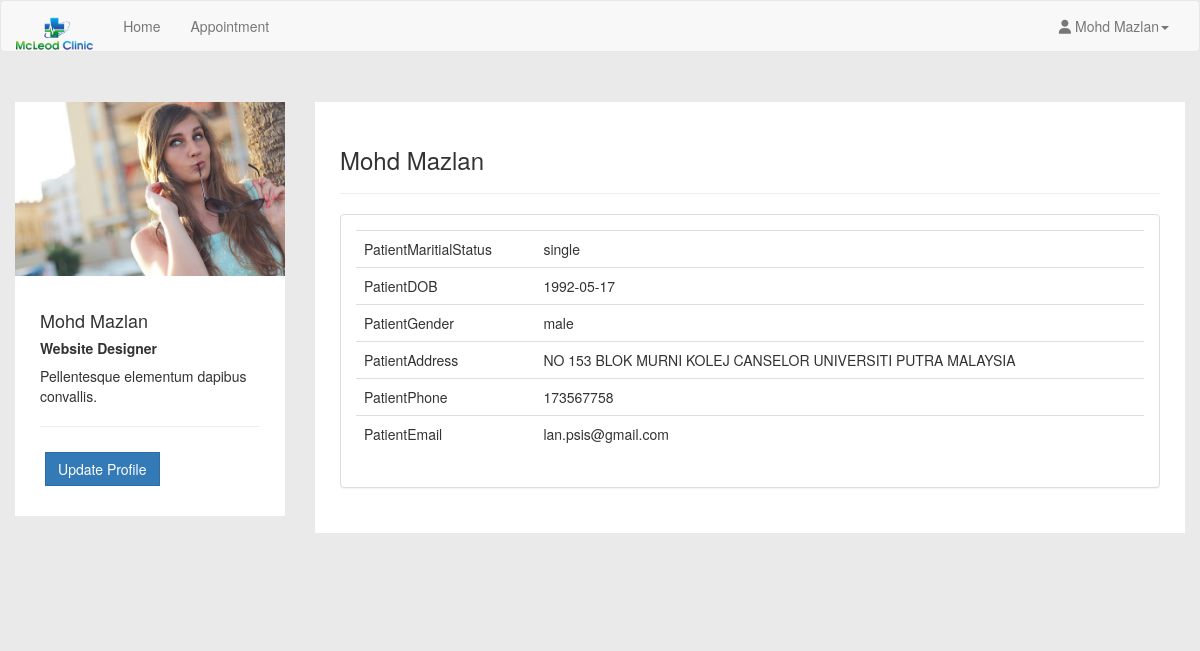
Page /patient/profile.php (signed in) on the committed database.
### tables this page shows
CREATE TABLE IF NOT EXISTS `patient` (
  `icPatient` bigint(12) NOT NULL,
  `password` varchar(20) NOT NULL,
  `patientFirstName` varchar(20) NOT NULL,
  `patientLastName` varchar(20) NOT NULL,
  `patientMaritialStatus` varchar(10) NOT NULL,
  `patientDOB` date NOT NULL,
  `patientGender` varchar(10) NOT NULL,
  `patientAddress` varchar(100) NOT NULL,
  `patientPhone` varchar(15) NOT NULL,
  `patientEmail` varchar(100) NOT NULL
);

### patient/profile.php (the view, shortened to what this page needs)
<?php
include_once '../assets/conn/dbconnect.php';
$res=mysqli_query($con,"SELECT * FROM patient WHERE icPatient=".$_SESSION['patientSession']);
$userRow=mysqli_fetch_array($res,MYSQLI_ASSOC);
?>
<!DOCTYPE html>
<html lang="en">
	<head>
		<link href="assets/css/bootstrap.min.css" rel="stylesheet">
		<link href="assets/css/default/style.css" rel="stylesheet">
		<link href="assets/css/default/blocks.css" rel="stylesheet">
		<link href="assets/css/date/bootstrap-datepicker.css" rel="stylesheet">
		<link href="assets/css/date/bootstrap-datepicker3.css" rel="stylesheet">
		<link rel="stylesheet" href="https://formden.com/static/cdn/bootstrap-iso.css" />
		<link rel="stylesheet" href="https://formden.com/static/cdn/font-awesome/4.4.0/css/font-awesome.min.css" />
	</head>
	<body>
		<nav class="navbar navbar-default " role="navigation">
			<div class="container-fluid">
				<div class="navbar-header">
					<a class="navbar-brand" href="patient.php"><img alt="Brand" src="assets/img/logo.png" height="40px"></a>
				</div>
				<div class="collapse navbar-collapse" id="bs-example-navbar-collapse-1">
					<ul class="nav navbar-nav">
						<ul class="nav navbar-nav">
							<li><a href="patient.php">Home</a></li>
							<li><a href="patientapplist.php?patientId=<?php echo $userRow['icPatient']; ?>">Appointment</a></li>
						</ul>
					</ul>
					<ul class="nav navbar-nav navbar-right">
						<li class="dropdown">
							<a href="#" class="dropdown-toggle" data-toggle="dropdown"><i class="fa fa-user"></i> <?php echo $userRow['patientFirstName']; ?> <?php echo $userRow['patientLastName']; ?><b class="caret"></b></a>
						</li>
					</ul>
				</div>
			</div>
		</nav>
		<div class="container">
			<section style="padding-bottom: 50px; padding-top: 50px;">
				<div class="row">
					<div class="row">
						<div class="col-md-3 col-sm-3">
							<div class="user-wrapper">
								<img src="assets/img/1.jpg" class="img-responsive" />
								<div class="description">
									<h4><?php echo $userRow['patientFirstName']; ?> <?php echo $userRow['patientLastName']; ?></h4>
									<h5> <strong> Website Designer </strong></h5>
									<p>
										Pellentesque elementum dapibus convallis.
									</p>
									<hr />
									<button type="button" class="btn btn-primary" data-toggle="modal" data-target="#myModal">Update Profile</button>
								</div>
							</div>
						</div>
						<div class="col-md-9 col-sm-9  user-wrapper">
							<div class="description">
								<h3> <?php echo $userRow['patientFirstName']; ?> <?php echo $userRow['patientLastName']; ?> </h3>
								<hr />
								<div class="panel panel-default">
									<div class="panel-body">
										<table class="table table-user-information" align="center">
											<tbody>
												<tr>
													<td>PatientMaritialStatus</td>
													<td><?php echo $userRow['patientMaritialStatus']; ?></td>
												</tr>
												<tr>
													<td>PatientDOB</td>
													<td><?php echo $userRow['patientDOB']; ?></td>
												</tr>
												<tr>
													<td>PatientGender</td>
													<td><?php echo $userRow['patientGender']; ?></td>
												</tr>
												<tr>
													<td>PatientAddress</td>
													<td><?php echo $userRow['patientAddress']; ?>
													</td>
												</tr>
												<tr>
													<td>PatientPhone</td>
													<td><?php echo $userRow['patientPhone']; ?>
													</td>
												</tr>
												<tr>
													<td>PatientEmail</td>
													<td><?php echo $userRow['patientEmail']; ?>
													</td>
												</tr>
											</tbody>
										</table>
									</div>
								</div>
							</div>
						</div>
					</div>
					<div class="col-md-4">
							<br /><br/>
						</div>
					</div>
				</section>
			</div>
		</body>
	</html>

### patient/assets/css/default/style.css (style rules this page uses)
body { background-color: #EAEAEA !important; }
.navbar-default .navbar-brand { color:#fff; font-size:30px; font-weight:bold; }
.navbar { margin-bottom: 0px !important; }
.user-wrapper .btn { border-radius: 0px; -webkit-border-radius: 0px; -moz-border-radius: 0px; margin: 5px; }
.user-wrapper .description { padding: 25px; background-color: #fff; }
.user-wrapper img { width:100%; }

### patient/assets/css/default/blocks.css (style rules this page uses)
*, *:after, *:before { box-sizing: border-box; }

### rows in the picture
patient: patientFirstName "Mohd", patientLastName "Mazlan", patientMaritialStatus "single", patientDOB "1992-05-17", patientGender "male", patientAddress "NO 153 BLOK MURNI KOLEJ CANSELOR UNIVERSITI PUTRA MALAYSIA", patientPhone "173567758", patientEmail "lan.psis@gmail.com"
